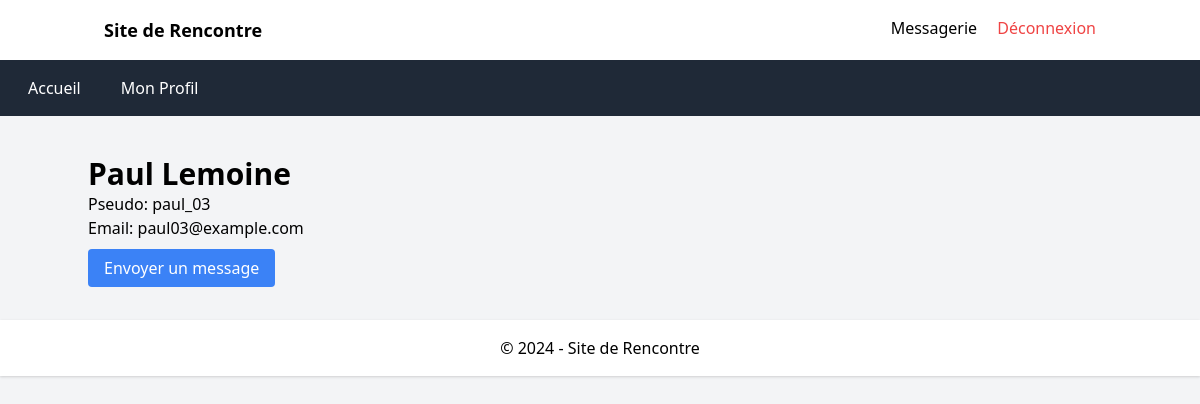
Screenshot of /profil.php?id=3 (signed in) with the database file from the repository.
### tables this page shows
CREATE TABLE utilisateurs (
    id INT AUTO_INCREMENT PRIMARY KEY,
    nom VARCHAR(50) NOT NULL,
    prenom VARCHAR(50) NOT NULL,
    pseudo VARCHAR(50) NOT NULL UNIQUE,
    email VARCHAR(100) NOT NULL UNIQUE,
    mot_de_passe VARCHAR(255) NOT NULL,
    age INT NOT NULL,
    genre ENUM('Homme', 'Femme', 'Autre') NOT NULL,
    preference ENUM('Homme', 'Femme', 'Autre', 'Tous') NOT NULL,
    bio TEXT,
    localisation VARCHAR(100),
    date_inscription TIMESTAMP DEFAULT CURRENT_TIMESTAMP
);

### profil.php (the view, shortened to what this page needs)
<?php
include 'includes/db.php';
$user_id = intval($_GET['id']);
$stmt = $pdo->prepare("SELECT nom, prenom, pseudo, email FROM utilisateurs WHERE id = ?");
$stmt->execute([$user_id]);
$user = $stmt->fetch();
?>
<?php include 'includes/header.php'; ?>
<div class="container mx-auto mt-10">
    <h1 class="text-3xl font-bold"><?= htmlspecialchars($user['prenom'] . ' ' . $user['nom']) ?></h1>
    <p>Pseudo: <?= htmlspecialchars($user['pseudo']) ?></p>
    <p>Email: <?= htmlspecialchars($user['email']) ?></p>
    <div class="mt-4">
        <a href="messagerie.php?destinataire_id=<?= $user_id ?>" class="bg-blue-500 text-white py-2 px-4 rounded hover:bg-blue-700">Envoyer un message</a>
    </div>
</div>
<?php include 'includes/footer.php'; ?>

### rows the page displays
utilisateurs: prenom+nom "Paul Lemoine", pseudo "paul_03", email "paul03@example.com"
